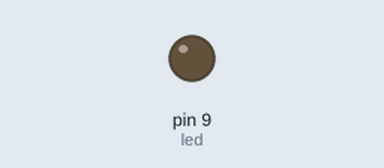
Bench run of a sketch on a simulated Arduino Uno, built with avr-gcc and run on an emulated ATmega328P. On the bench: output pins drawn as LEDs (lit = HIGH).

Above: at 0.05 s.
At 0.7 s:
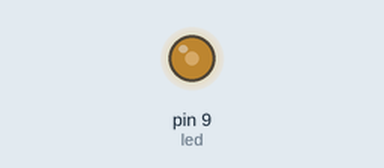
At 1.4 s:
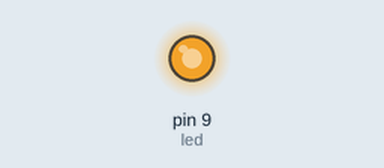
At 2.8 s:
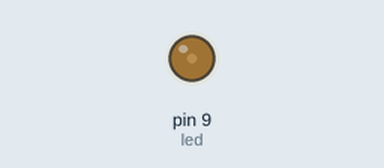
Timing chart, 0 to 7.0 s (numbered marks = the images above):
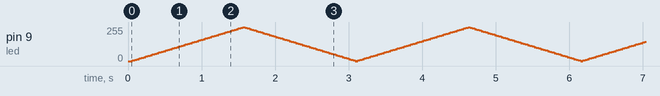

The sketch:

ex4lab2.ino
```cpp
int led = 9;
int brightness = 0;
int fadeAmount = 5;
unsigned long prev = 0;
unsigned long interval = 30; // viteza implicita

void setup() {
  pinMode(led, OUTPUT);
  Serial.begin(9600);
}

void loop() {
  // citire viteza de pe serial
  if (Serial.available()) {
    int v = Serial.parseInt();
    if (v > 0) interval = v;
  }

  unsigned long now = millis();
  if (now - prev >= interval) {
    prev = now;
    analogWrite(led, brightness);
    brightness += fadeAmount;

    if (brightness <= 0 || brightness >= 255) {
      fadeAmount = -fadeAmount;
    }
  }
}
```
